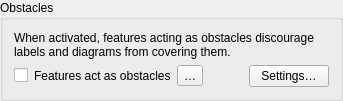
                       <widget class="QgsCollapsibleGroupBox" name="mObstaclesGroupBox">
                        <property name="title">
                         <string>Obstacles</string>
                        </property>
                        <layout class="QVBoxLayout" name="verticalLayout_17">
                         <item>
                          <widget class="QLabel" name="mLblNoObstacle">
                           <property name="text">
                            <string>When activated, features acting as obstacles discourage labels and diagrams from covering them.</string>
                           </property>
                           <property name="wordWrap">
                            <bool>true</bool>
                           </property>
                          </widget>
                         </item>
                         <item>
                          <layout class="QHBoxLayout" name="horizontalLayout_16" stretch="0,0,0,1,0">
                           <item>
                            <widget class="QCheckBox" name="mChkNoObstacle">
                             <property name="enabled">
                              <bool>true</bool>
                             </property>
                            </widget>
                           </item>
                           <item>
                            <widget class="QLabel" name="mLblNoObstacle1">
                             <property name="text">
                              <string>Features act as obstacles</string>
                             </property>
                             <property name="wordWrap">
                              <bool>false</bool>
                             </property>
                             <property name="buddy">
                              <cstring>mChkNoObstacle</cstring>
                             </property>
                            </widget>
                           </item>
                           <item>
                            <widget class="QgsPropertyOverrideButton" name="mIsObstacleDDBtn">
                             <property name="text">
                              <string>…</string>
                             </property>
                            </widget>
                           </item>
                           <item>
                            <spacer name="horizontalSpacer_5">
                             <property name="orientation">
                              <enum>Qt::Orientation::Horizontal</enum>
                             </property>
                             <property name="sizeHint" stdset="0">
                              <size>
                               <width>40</width>
                               <height>20</height>
                              </size>
                             </property>
                            </spacer>
                           </item>
                           <item>
                            <widget class="QPushButton" name="mObstacleSettingsButton">
                             <property name="text">
                              <string>Settings…</string>
                             </property>
                            </widget>
                           </item>
                          </layout>
                         </item>
                        </layout>
                       </widget>
